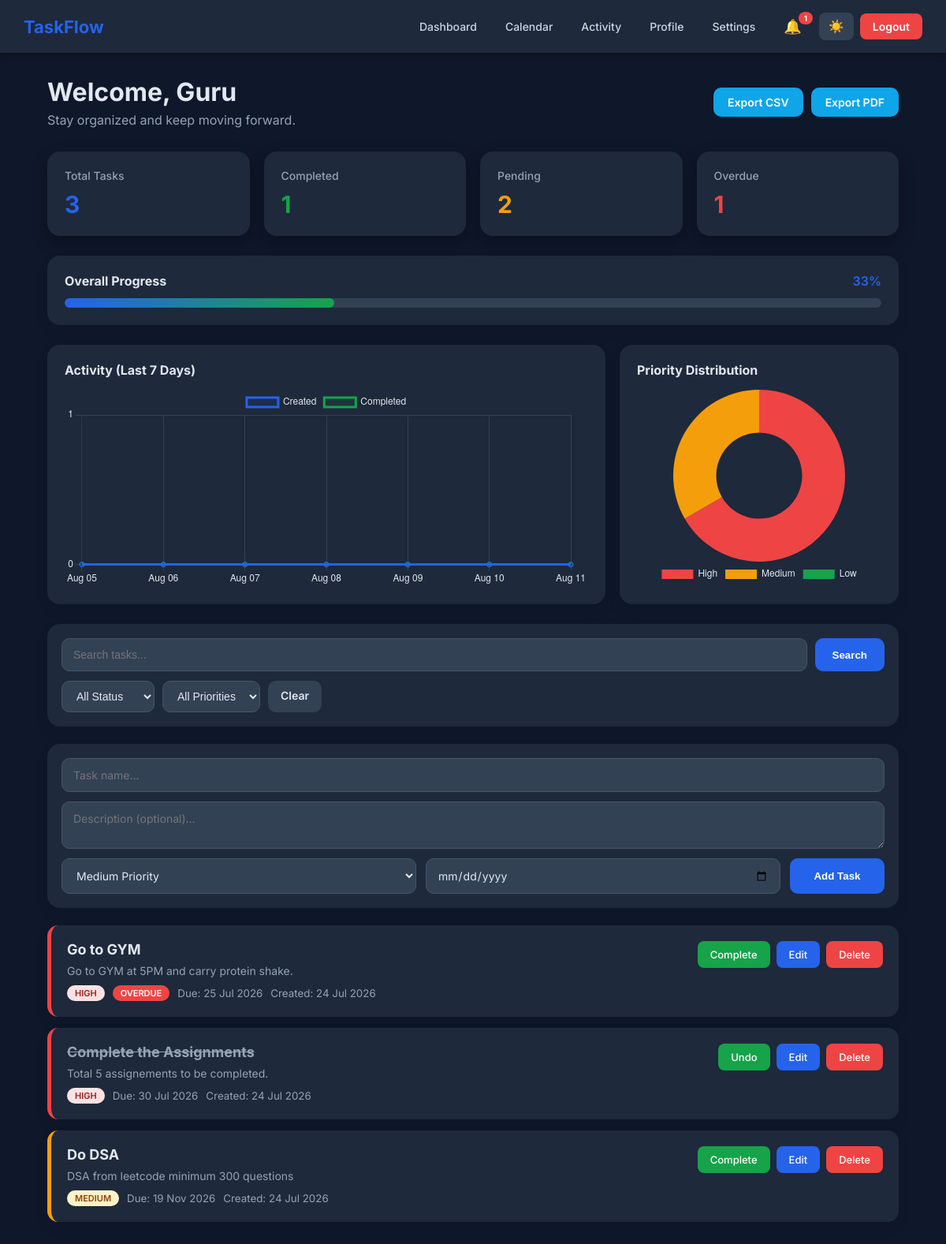
The page /dashboard/ (signed in) on the database its author committed.
### todo/models.py (models this page shows, shortened)
class UserProfile(models.Model):
    THEME_CHOICES = [
        ("light", "Light"),
        ("dark", "Dark"),
        ("system", "System"),
    ]
    SORT_CHOICES = [
        ("-created_at", "Newest First"),
        ("created_at", "Oldest First"),
        ("due_date", "Due Date"),
        ("priority", "Priority"),
        ("task_name", "Name (A-Z)"),
    ]
    user = models.OneToOneField(
        User,
        on_delete=models.CASCADE,
        related_name="profile"
    )
    bio = models.TextField(blank=True, null=True, max_length=300)
    theme = models.CharField(max_length=10, choices=THEME_CHOICES, default="light")
    default_priority = models.CharField(
        max_length=10,
        choices=Task.PRIORITY_CHOICES,
        default="medium"
    )
    sort_order = models.CharField(
        max_length=20,
        choices=SORT_CHOICES,
        default="-created_at"
    )
    email_notifications = models.BooleanField(default=True)
    browser_notifications = models.BooleanField(default=True)

class Task(models.Model):
    PRIORITY_CHOICES = [
        ("low", "Low"),
        ("medium", "Medium"),
        ("high", "High"),
    ]
    task_name = models.CharField(max_length=100)
    description = models.TextField(blank=True, null=True)
    is_completed = models.BooleanField(default=False)
    priority = models.CharField(
        max_length=10,
        choices=PRIORITY_CHOICES,
        default="medium",
    )
    due_date = models.DateField(null=True, blank=True)
    created_at = models.DateTimeField(auto_now_add=True)
    updated_at = models.DateTimeField(auto_now=True)
    completed_at = models.DateTimeField(null=True, blank=True)
    owner = models.ForeignKey(
        User,
        on_delete=models.CASCADE,
        related_name="tasks"
    )
    class Meta:
        ordering = ["-created_at"]
        verbose_name = "Task"
        verbose_name_plural = "Tasks"
    @property
    def is_overdue(self):
        if self.due_date and not self.is_completed:
            return self.due_date < timezone.now().date()
        return False
    @property
    def is_due_today(self):
        if self.due_date and not self.is_completed:
            return self.due_date == timezone.now().date()
        return False

### todo/views.py (the view, shortened to what this page needs)
# urls.py: path("dashboard/", views.dashboard, name="dashboard"),
@login_required(login_url="login")
def dashboard(request):
    profile = get_or_create_profile(request.user)
    all_tasks = Task.objects.filter(owner=request.user)
    search_query = request.GET.get("search", "").strip()
    status_filter = request.GET.get("status", "all")
    priority_filter = request.GET.get("priority", "all")
    tasks = all_tasks.order_by(profile.sort_order)
    if search_query:
        tasks = tasks.filter(task_name__icontains=search_query)
    if status_filter == "completed":
        tasks = tasks.filter(is_completed=True)
    elif status_filter == "pending":
        tasks = tasks.filter(is_completed=False)
    elif status_filter == "overdue":
        tasks = tasks.filter(is_completed=False, due_date__lt=timezone.now().date())
    if priority_filter in ["low", "medium", "high"]:
        tasks = tasks.filter(priority=priority_filter)
    total = all_tasks.count()
    completed = all_tasks.filter(is_completed=True).count()
    pending = all_tasks.filter(is_completed=False).count()
    overdue = all_tasks.filter(is_completed=False, due_date__lt=timezone.now().date()).count()
    due_today = all_tasks.filter(is_completed=False, due_date=timezone.now().date()).count()
    progress = int((completed / total) * 100) if total > 0 else 0
    today = timezone.now().date()
    chart_labels, chart_created, chart_completed = [], [], []
    for i in range(6, -1, -1):
        day = today - timedelta(days=i)
        chart_labels.append(day.strftime("%b %d"))
        chart_created.append(all_tasks.filter(created_at__date=day).count())
        chart_completed.append(all_tasks.filter(is_completed=True, completed_at__date=day).count())
    priority_data = [
        all_tasks.filter(priority="high").count(),
        all_tasks.filter(priority="medium").count(),
        all_tasks.filter(priority="low").count(),
    ]
    notif_count = overdue + due_today
    context = {
        "tasks": tasks,
        "total_tasks": total,
        "completed_tasks": completed,
        "pending_tasks": pending,
        "overdue_tasks": overdue,
        "due_today_tasks": due_today,
        "progress": progress,
        "search_query": search_query,
        "status_filter": status_filter,
        "priority_filter": priority_filter,
        "chart_labels": chart_labels,
        "chart_created": chart_created,
        "chart_completed": chart_completed,
        "priority_data": priority_data,
        "profile": profile,
        "notif_count": notif_count,
    }
    return render(request, "dashboard.html", context)

### todo/views.py (called while the page is built)
def get_or_create_profile(user):
    profile, _ = UserProfile.objects.get_or_create(user=user)
    return profile

### todo/templates/dashboard.html (shortened to what this page needs)
{% load static %}
<!DOCTYPE html>
<html lang="en">
<head>
    <link rel="stylesheet" href="{% static 'css/dashboard.css' %}">
    <link rel="stylesheet" href="{% static 'css/navbar.css' %}">
</head>
<body data-theme="{{ profile.theme }}">
{% include 'navbar.html' %}
<div class="container">
    <header class="dashboard-header">
        <div>
            <h1>Welcome, {{ request.user.username }}</h1>
            <p>Stay organized and keep moving forward.</p>
        </div>
        <div class="export-buttons">
            <a href="{% url 'export_csv' %}" class="export-btn">Export CSV</a>
            <a href="{% url 'export_pdf' %}" class="export-btn">Export PDF</a>
        </div>
    </header>
    <section class="statistics">
        <div class="card"><h3>Total Tasks</h3><h2>{{ total_tasks }}</h2></div>
        <div class="card card-completed"><h3>Completed</h3><h2>{{ completed_tasks }}</h2></div>
        <div class="card pending"><h3>Pending</h3><h2>{{ pending_tasks }}</h2></div>
        <div class="card overdue"><h3>Overdue</h3><h2>{{ overdue_tasks }}</h2></div>
    </section>
    <section class="progress-section">
        <div class="progress-header">
            <h3>Overall Progress</h3>
            <span>{{ progress }}%</span>
        </div>
        <div class="progress-bar">
            <div class="progress-fill" style="width: {{ progress }}%;"></div>
        </div>
    </section>
    {% if total_tasks > 0 %}
    <section class="charts-section">
        <div class="chart-card">
            <h3>Activity (Last 7 Days)</h3>
            <div style="height: 250px;"><canvas id="activityChart"></canvas></div>
        </div>
        <div class="chart-card">
            <h3>Priority Distribution</h3>
            <div style="height: 250px;"><canvas id="priorityChart"></canvas></div>
        </div>
    </section>
    {% endif %}
    <section class="controls">
        <form method="GET" action="{% url 'dashboard' %}">
            <div class="search-bar">
                <input type="text" name="search" placeholder="Search tasks..." value="{{ search_query }}">
                <button type="submit">Search</button>
            </div>
            <div class="filter-group">
                <select name="status">
                    <option value="all" {% if status_filter == 'all' %}selected{% endif %}>All Status</option>
                </select>
                <select name="priority">
                    <option value="all" {% if priority_filter == 'all' %}selected{% endif %}>All Priorities</option>
                </select>
                <a href="{% url 'dashboard' %}" class="clear-filter">Clear</a>
            </div>
        </form>
    </section>
    <section class="task-form">
        <form method="POST" id="addTaskForm">
            <input type="text" name="task_name" placeholder="Task name..." required>
            <textarea name="description" placeholder="Description (optional)..." rows="2"></textarea>
            <div class="task-form-row">
                <select name="priority">
                    <option value="medium" {% if profile.default_priority == 'medium' %}selected{% endif %}>Medium Priority</option>
                </select>
                <input type="date" name="due_date">
                <button type="submit" class="add-btn">
                    <span class="btn-text">Add Task</span>
                </button>
            </div>
        </form>
    </section>
    <section class="task-list">
        {% if tasks %}
            {% for task in tasks %}
            <div class="task-card priority-{{ task.priority }}">
                <div class="task-details">
                    <h3 class="task-title {% if task.is_completed %}completed{% endif %}">{{ task.task_name }}</h3>
                    {% if task.description %}<p class="task-desc">{{ task.description }}</p>{% endif %}
                    <div class="task-meta">
                        <span class="badge {{ task.priority }}">{{ task.get_priority_display }}</span>
                        {% if task.is_overdue %}<span class="badge overdue">Overdue</span>{% endif %}
                        {% if task.due_date %}<small>Due: {{ task.due_date|date:"d M Y" }}</small>{% endif %}
                        <small>Created: {{ task.created_at|date:"d M Y" }}</small>
                    </div>
                </div>
                <div class="task-actions">
                    <a href="{% url 'toggle_task_status' task.id %}" class="complete-btn">
                        {% if task.is_completed %}Undo{% else %}Complete{% endif %}
                    </a>
                    <a href="{% url 'update_task' task.id %}" class="edit-btn">Edit</a>
                    <button type="button" class="delete-btn"
                        onclick="openDeleteModal('{% url 'delete_task' task.id %}', '{{ task.task_name|escapejs }}')">
                        Delete
                    </button>
                </div>
            </div>
            {% endfor %}
        {% endif %}
    </section>
</div>
{% if total_tasks > 0 %}
<script>
    document.addEventListener('DOMContentLoaded', function() {
        var chartLabels = JSON.parse(document.getElementById('chart-labels').textContent);
        var chartCreated = JSON.parse(document.getElementById('chart-created').textContent);
        var chartCompleted = JSON.parse(document.getElementById('chart-completed').textContent);
        var priorityData = JSON.parse(document.getElementById('priority-data').textContent);
        initCharts(chartLabels, chartCreated, chartCompleted, priorityData);
    });
</script>
{% endif %}
</body>
</html>

### rows shown on the page
UserProfile: priority "Medium Priority"
Task: task_name "Go to GYM", description "Go to GYM at 5PM and carry protein shake.", priority "HIGH", is_completed "OVERDUE", due_date "25 Jul 2026", created_at "24 Jul 2026"
Task: task_name "Complete the Assignments", description "Total 5 assignements to be completed.", priority "HIGH", due_date "30 Jul 2026", created_at "24 Jul 2026", is_completed "Undo"
Task: task_name "Do DSA", description "DSA from leetcode minimum 300 questions", priority "MEDIUM", due_date "19 Nov 2026", created_at "24 Jul 2026", is_completed "Complete"

### other values the page prints
{{ notif_count }} "1"
{{ request.user.username }} "Guru"
{{ total_tasks }} "3"
{{ completed_tasks }} "1"
{{ pending_tasks }} "2"
{{ overdue_tasks }} "1"
{{ progress }} "33"
